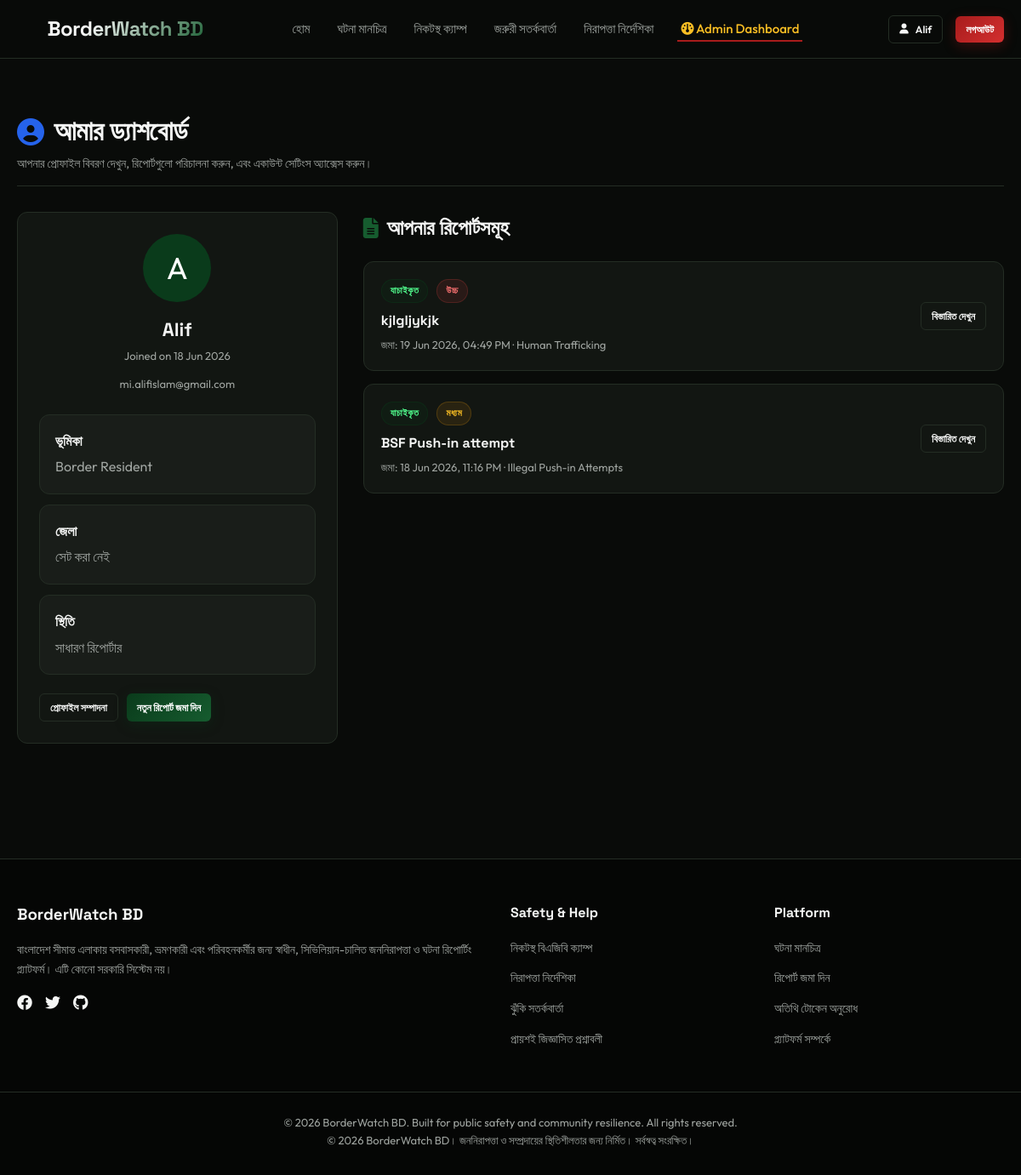
Page /dashboard/user/ (signed in) on the committed database.
### accounts/models.py (models this page shows, shortened)
class Profile(models.Model):
    ROLE_CHOICES = [
        ('resident', 'Border Resident'),
        ('farmer', 'Farmer'),
        ('traveler', 'Traveler'),
        ('tourist', 'Tourist'),
        ('transport_worker', 'Local Transport Worker'),
        ('witness', 'Civilian Witness'),
    ]
    user = models.OneToOneField(User, on_delete=models.CASCADE, related_name='profile')
    role = models.CharField(max_length=20, choices=ROLE_CHOICES, default='resident')
    phone = models.CharField(max_length=15, blank=True, null=True)
    nid = models.CharField(max_length=20, blank=True, null=True, verbose_name="National ID (NID)")
    district = models.CharField(max_length=50, blank=True, null=True)
    is_verified = models.BooleanField(default=False)
    created_at = models.DateTimeField(auto_now_add=True)

### reports/models.py (models this page shows, shortened)
class Report(models.Model):
    STATUS_CHOICES = [
        ('Pending', 'Pending Review'),
        ('Verified', 'Verified (Public)'),
        ('Rejected', 'Rejected'),
        ('Escalated', 'Escalated to Authorities'),
    ]
    SEVERITY_CHOICES = [
        ('Low', 'Low'),
        ('Medium', 'Medium'),
        ('High', 'High'),
        ('Critical', 'Critical'),
    ]
    user = models.ForeignKey(User, on_delete=models.SET_NULL, null=True, blank=True, related_name='reports')
    anonymous_token = models.ForeignKey(AnonymousToken, on_delete=models.SET_NULL, null=True, blank=True, related_name='reports')
    incident_type = models.ForeignKey(ReportCategory, on_delete=models.PROTECT, related_name='reports', db_index=True)
    title = models.CharField(max_length=200)
    description = models.TextField()
    latitude = models.DecimalField(max_digits=9, decimal_places=6, db_index=True)
    longitude = models.DecimalField(max_digits=9, decimal_places=6, db_index=True)
    severity = models.CharField(max_length=15, choices=SEVERITY_CHOICES, default='Medium')
    status = models.CharField(max_length=15, choices=STATUS_CHOICES, default='Pending', db_index=True)
    urgency = models.IntegerField(default=3, validators=[MinValueValidator(1), MaxValueValidator(5)])  # Urgency score 1-5
    credibility = models.IntegerField(default=3, validators=[MinValueValidator(1), MaxValueValidator(5)])  # Credibility score 1-5
    priority_score = models.IntegerField(default=9)  # Priority = Severity Weight * Urgency * Credibility
    is_priority = models.BooleanField(default=False)
    is_possible_duplicate = models.BooleanField(default=False)
    is_displayed = models.BooleanField(default=True)
    created_at = models.DateTimeField(auto_now_add=True, db_index=True)
    updated_at = models.DateTimeField(auto_now=True)
    class Meta:
        ordering = ['-created_at']

class ReportCategory(models.Model):
    name = models.CharField(max_length=100, unique=True)
    slug = models.SlugField(max_length=100, unique=True)
    description = models.TextField(blank=True, null=True)
    class Meta:
        verbose_name_plural = "Report Categories"

### dashboard/views.py (the view)
# urls.py: path('user/', views.user_dashboard_view, name='user_dashboard'),
@login_required
def user_dashboard_view(request):
    profile, _ = Profile.objects.get_or_create(user=request.user)
    reports = request.user.reports.all().order_by('-created_at')
    context = {
        'profile': profile,
        'reports': reports,
    }
    return render(request, 'dashboard/user_dashboard.html', context)

### templates/dashboard/user_dashboard.html (shortened to what this page needs)
{% extends 'base.html' %}
{% block content %}
<div class="container" style="padding-top: 40px; padding-bottom: 50px;">
    <div style="margin-bottom: 30px; border-bottom: 1px solid var(--border-color); padding-bottom: 15px;">
        <h1 style="font-size: 32px; letter-spacing: -0.5px; display: flex; align-items: center; gap: 12px;">
            <i class="fa-solid fa-user-circle" style="color: #2563eb;"></i> আমার ড্যাশবোর্ড
        </h1>
        <p style="color: var(--text-muted); font-size: 14px;">আপনার প্রোফাইল বিবরণ দেখুন, রিপোর্টগুলো পরিচালনা করুন, এবং একাউন্ট সেটিংস অ্যাক্সেস করুন।</p>
    </div>
    <div style="display: grid; grid-template-columns: 1fr 2fr; gap: 30px; align-items: start;">
        <div class="card" style="position: sticky; top: 100px; padding: 25px;">
            <div style="text-align: center; margin-bottom: 25px;">
                <div style="width: 80px; height: 80px; background: var(--primary); border-radius: 50%; display: inline-flex; align-items: center; justify-content: center; font-size: 36px; color: #fff; margin-bottom: 15px;">
                    {{ request.user.username|slice:":1"|upper }}
                </div>
                <h2 style="font-size: 22px;">{{ request.user.username }}</h2>
                <span style="font-size: 13px; color: var(--text-muted);">Joined on {{ request.user.date_joined|date:"d M Y" }}</span>
                <p style="font-size: 13px; color: var(--text-muted); margin-top: 10px;">{{ request.user.email }}</p>
            </div>
            <div style="display: grid; gap: 12px;">
                <div style="background: rgba(255,255,255,0.03); border-radius: 12px; padding: 18px; border: 1px solid var(--border-color);">
                    <strong>ভূমিকা</strong>
                        <p style="margin: 5px 0 0; color: var(--text-muted);">{{ profile.get_role_display }}</p>
                </div>
                <div style="background: rgba(255,255,255,0.03); border-radius: 12px; padding: 18px; border: 1px solid var(--border-color);">
                        <strong>জেলা</strong>
                        <p style="margin: 5px 0 0; color: var(--text-muted);">{{ profile.district|default:'সেট করা নেই' }}</p>
                </div>
                <div style="background: rgba(255,255,255,0.03); border-radius: 12px; padding: 18px; border: 1px solid var(--border-color);">
                        <strong>স্থিতি</strong>
                        <p style="margin: 5px 0 0; color: var(--text-muted);">{% if profile.is_verified %}যাচাইকৃত রিপোর্টার{% else %}সাধারণ রিপোর্টার{% endif %}</p>
                </div>
            </div>
            <div style="margin-top: 22px; display: flex; gap: 10px; flex-wrap: wrap;">
                <a href="{% url 'accounts:profile' %}" class="btn btn-outline btn-sm">প্রোফাইল সম্পাদনা</a>
                <a href="{% url 'reports:submit_report' %}" class="btn btn-primary btn-sm">নতুন রিপোর্ট জমা দিন</a>
            </div>
        </div>
        <div>
            <h2 style="font-size: 24px; margin-bottom: 20px; display: flex; align-items: center; gap: 10px;">
                <i class="fa-solid fa-file-lines" style="color: var(--primary-light);"></i> আপনার রিপোর্টসমূহ
            </h2>
            {% if reports %}
                <div style="display: flex; flex-direction: column; gap: 15px;">
                    {% for report in reports %}
                        <div class="card" style="padding: 20px; display: flex; justify-content: space-between; align-items: center; flex-wrap: wrap; gap: 15px;">
                            <div style="flex: 1; min-width: 250px;">
                                <div style="display: flex; align-items: center; gap: 10px; margin-bottom: 8px; flex-wrap: wrap;">
                                    <span class="badge {% if report.status == 'Verified' %}badge-verified{% elif report.status == 'Pending' %}badge-pending{% elif report.status == 'Rejected' %}badge-rejected{% else %}badge-escalated{% endif %}">{% if report.status == 'Verified' %}যাচাইকৃত{% elif report.status == 'Pending' %}প্রক্রিয়াধীন{% elif report.status == 'Rejected' %}প্রত্যাখ্যাত{% else %}ঊর্ধ্বতন{% endif %}</span>
                                    <span class="badge {% if report.severity == 'Critical' %}badge-critical{% elif report.severity == 'High' %}badge-high{% elif report.severity == 'Medium' %}badge-medium{% else %}badge-low{% endif %}">{% if report.severity == 'Critical' %}গুরুতর{% elif report.severity == 'High' %}উচ্চ{% elif report.severity == 'Medium' %}মধ্যম{% else %}নিম্ন{% endif %}</span>
                                </div>
                                <h3 style="font-size: 16px; margin-bottom: 5px;">{{ report.title }}</h3>
                                <p style="font-size: 13px; color: var(--text-muted);">জমা: {{ report.created_at|date:"d M Y, h:i A" }} · {{ report.incident_type.name }}</p>
                            </div>
                            <div>
                                <a href="{% url 'reports:report_detail' pk=report.id %}" class="btn btn-outline btn-sm">বিস্তারিত দেখুন</a>
                            </div>
                        </div>
                    {% endfor %}
                </div>
            {% endif %}
        </div>
    </div>
</div>
{% endblock %}

### templates/base.html (shortened to what this page needs)
{% load static %}
<!DOCTYPE html>
<html lang="en">
<head>
    <link rel="stylesheet" href="{% static 'css/style.css' %}">
    <link rel="stylesheet" href="https://cdnjs.cloudflare.com/ajax/libs/font-awesome/6.4.0/css/all.min.css">
    <link rel="stylesheet" href="https://unpkg.com/leaflet@1.9.4/dist/leaflet.css"/>
</head>
<body>
    <nav class="navbar">
        <div class="container navbar-container">
            <a href="{% url 'core:home' %}" class="navbar-brand">
                <i class="fa-solid fa-shield-halved brand-shield"></i>
                <span>BorderWatch BD</span>
            </a>
            <ul class="nav-links">
                    <li><a href="{% url 'core:home' %}" class="nav-link {% if request.resolver_match.view_name == 'core:home' %}active{% endif %}">হোম</a></li>
                    <li><a href="{% url 'reports:report_list' %}" class="nav-link {% if 'reports:' in request.resolver_match.view_name %}active{% endif %}">ঘটনা মানচিত্র</a></li>
                    <li><a href="{% url 'camps:nearest_camp' %}" class="nav-link {% if 'camps:' in request.resolver_match.view_name %}active{% endif %}">নিকটস্থ ক্যাম্প</a></li>
                    <li><a href="{% url 'alerts:alert_list' %}" class="nav-link {% if 'alerts:' in request.resolver_match.view_name %}active{% endif %}">জরুরী সতর্কবার্তা</a></li>
                    <li><a href="{% url 'core:guidelines' %}" class="nav-link {% if request.resolver_match.view_name == 'core:guidelines' %}active{% endif %}">নিরাপত্তা নির্দেশিকা</a></li>
                {% if request.user.is_staff %}
                    <li><a href="{% url 'dashboard:admin_dashboard' %}" class="nav-link {% if 'dashboard:' in request.resolver_match.view_name %}active{% endif %}" style="color: #fbbf24;"><i class="fa-solid fa-gauge"></i> Admin Dashboard</a></li>
                {% endif %}
            </ul>
            <div class="nav-actions">
                {% if request.user.is_authenticated %}
                    <a href="{% url 'accounts:profile' %}" class="btn btn-outline btn-sm">
                        <i class="fa-solid fa-user"></i> {{ request.user.username }}
                    </a>
                        <a href="{% url 'accounts:logout' %}" class="btn btn-danger btn-sm">লগআউট</a>
                {% else %}
                        <a href="{% url 'accounts:login' %}" class="btn btn-outline btn-sm">লগইন</a>
                        <a href="{% url 'accounts:register' %}" class="btn btn-primary btn-sm">নিবন্ধন</a>
                {% endif %}
            </div>
        </div>
    </nav>
    <main>
        {% block content %}{% endblock %}
    </main>
    <footer>
        <div class="container footer-grid">
            <div class="footer-brand">
                <h3>BorderWatch BD</h3>
                    <p style="font-size: 14px; margin-bottom: 15px;">বাংলাদেশ সীমান্ত এলাকায় বসবাসকারী, ভ্রমণকারী এবং পরিবহনকর্মীর জন্য স্বাধীন, সিভিলিয়ান-চালিত জননিরাপত্তা ও ঘটনা রিপোর্টিং প্ল্যাটফর্ম। এটি কোনো সরকারি সিস্টেম নয়।</p>
                <div style="display: flex; gap: 15px;">
                    <a href="#" style="font-size: 18px;"><i class="fa-brands fa-facebook"></i></a>
                    <a href="#" style="font-size: 18px;"><i class="fa-brands fa-twitter"></i></a>
                    <a href="#" style="font-size: 18px;"><i class="fa-brands fa-github"></i></a>
                </div>
            </div>
            <div class="footer-links">
                <h4>Safety & Help</h4>
                <ul>
                    <li><a href="{% url 'camps:nearest_camp' %}">নিকটস্থ বিএজিবি ক্যাম্প</a></li>
                    <li><a href="{% url 'core:guidelines' %}">নিরাপত্তা নির্দেশিকা</a></li>
                    <li><a href="{% url 'alerts:alert_list' %}">ঝুঁকি সতর্কবার্তা</a></li>
                    <li><a href="{% url 'core:faq' %}">প্রায়শই জিজ্ঞাসিত প্রশ্নাবলী</a></li>
                </ul>
            </div>
            <div class="footer-links">
                <h4>Platform</h4>
                <ul>
                    <li><a href="{% url 'reports:report_list' %}">ঘটনা মানচিত্র</a></li>
                    <li><a href="{% url 'reports:submit_report' %}">রিপোর্ট জমা দিন</a></li>
                    <li><a href="{% url 'accounts:anonymous_token' %}">অতিথি টোকেন অনুরোধ</a></li>
                    <li><a href="{% url 'core:about' %}">প্ল্যাটফর্ম সম্পর্কে</a></li>
                </ul>
            </div>
        </div>
        <div class="container footer-bottom">
            <p>&copy; {% now "Y" %} BorderWatch BD. Built for public safety and community resilience. All rights reserved.</p>
                <p>&copy; {% now "Y" %} BorderWatch BD। জননিরাপত্তা ও সম্প্রদায়ের স্থিতিশীলতার জন্য নির্মিত। সর্বস্বত্ব সংরক্ষিত।</p>
        </div>
    </footer>
</body>
</html>

### rows in the picture
Profile: role "Border Resident", district "সেট করা নেই"
Report: status "যাচাইকৃত", severity "উচ্চ", title "kjlgljykjk", created_at "19 Jun 2026, 04:49 PM", incident_type.name "Human Trafficking"
Report: status "যাচাইকৃত", severity "মধ্যম", title "BSF Push-in attempt", created_at "18 Jun 2026, 11:16 PM", incident_type.name "Illegal Push-in Attempts"

### other values in the picture
{{ request.user.username }} "Alif"
{{ request.user.username|slice:":1"|upper }} "A"
{{ request.user.date_joined|date:"d M Y" }} "18 Jun 2026"
{{ request.user.email }} "mi.alifislam@gmail.com"
